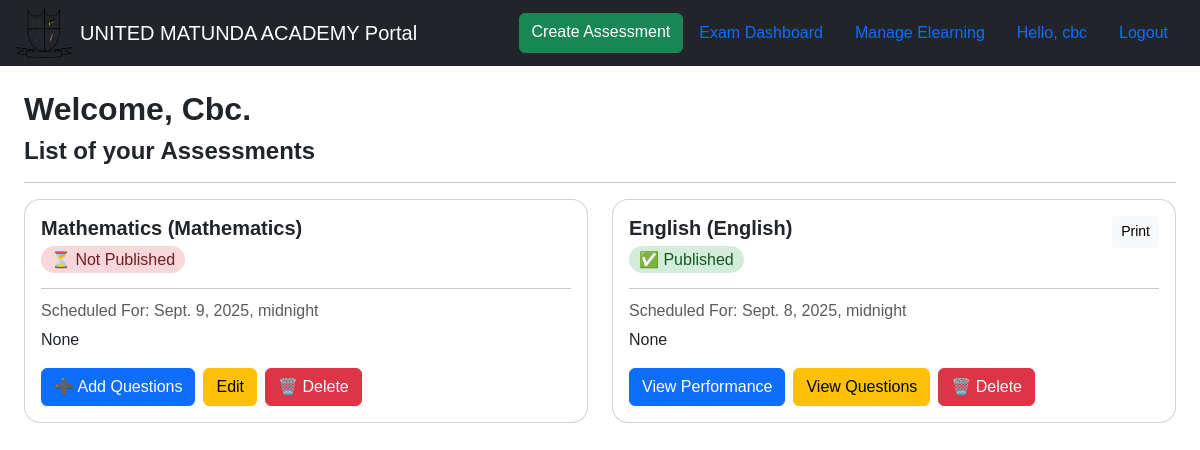
Page /assessment/dashboard/ (signed in) on the earlier database version.
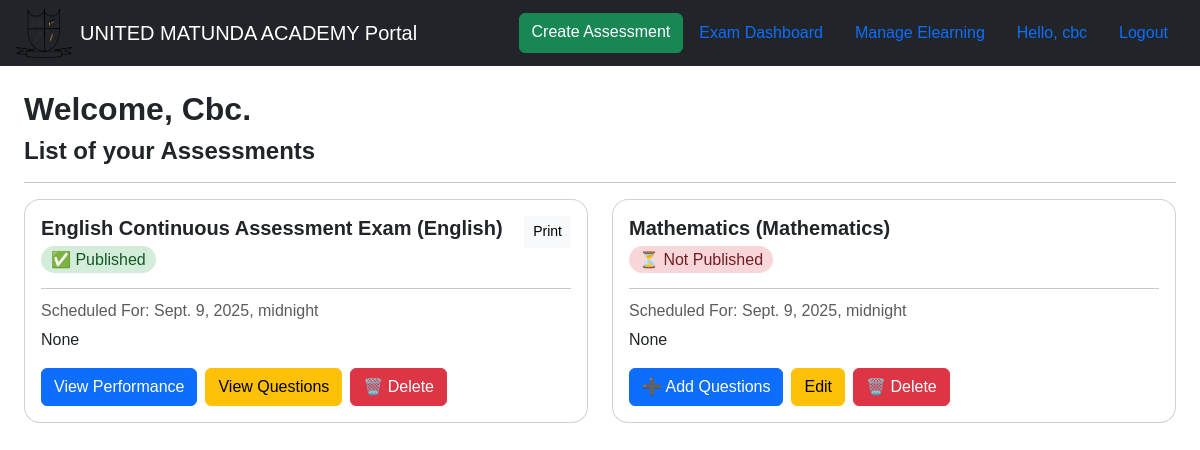
Same page on the later database version.
### Assessments/models.py (models this page shows, shortened)
class Assessment(models.Model):
    title = models.CharField(max_length=255)
    user = models.ForeignKey(User,  on_delete=models.CASCADE, blank=True, null=True)
    grade = models.ForeignKey(Grade, related_name='grade_assessments', on_delete=models.CASCADE)
    subject = models.ForeignKey(Subject, on_delete=models.CASCADE)
    teacher = models.CharField(max_length=250)
    scheduled_date = models.DateTimeField()
    duration_minutes = models.PositiveIntegerField()
    created = models.DateTimeField(auto_now_add=True)
    description = models.TextField(blank=True, null=True)
    is_published = models.BooleanField(default=False)
    done = models.BooleanField(default=False)
    class Meta:
        ordering = ('-created',)
    def __str__(self):
        return f"{self.title} ({self.subject})"

### Subjects/models.py (models this page shows)
class Subject(models.Model):
    grade = models.ForeignKey(Grade, on_delete=models.CASCADE, blank=True)
    name = models.CharField(max_length=250)
    def __str__(self):
        return f"{self.name}"

### Assessments/views.py (the view)
# urls.py: path('dashboard/', views.Dashboard.as_view(), name='dashboard'),
class Dashboard(LoginRequiredMixin, ListView):
    template_name = 'dashboard.html'
    context_object_name = 'teacher_assessment_list'
    def get_queryset(self):
        return Assessment.objects.filter(user=self.request.user)

### Assessments/templates/dashboard.html (shortened to what this page needs)
{% extends 'base.html' %}
{% block nav %}
    <a href="{% url 'create_assessment' %}" class="btn btn-success">Create Assessment</a>
{% endblock %}
{% block content %}
    <div class="container-fluid">
        <h2>Welcome, {{ request.user.username | capfirst }}.</h2>
            <h4>List of your Assessments</h4>
            <hr>
            <div class="row">
                {% for i in teacher_assessment_list %}
                    <div class="col-md-6">
                        <div class="card">
                      <div class="card-body">
                          <div class="d-flex justify-content-between">
                              <h5 class="card-title">{{ i }}</h5>
                              {% if i.is_published %}
                                <a href="{% url 'questions_list_pdf' i.id %}" class="btn btn-light btn-sm">Print</a>
                              {% endif %}
                          </div>
                        {% if i.is_published %}
                          <span style="background-color: #d4edda; color: #155724; padding: 5px 10px; border-radius: 20px;">
                            ✅ Published
                          </span>
                        {% else %}
                          <span style="background-color: #f8d7da; color: #721c24; padding: 5px 10px; border-radius: 20px;">
                            ⏳ Not Published
                          </span>
                        {% endif %}
                        <hr>
                          <h6 class="card-subtitle mb-2 text-muted">Scheduled For: {{ i.scheduled_date }}</h6>
                        <p class="card-text">{{ i.description }}</p>
                        <div class="d-flex gap-2 flex-wrap">
                            {% if i.is_published %}
                                <a href="{% url 'assessment_analysis' i.pk %}" class="btn btn-primary">View Performance</a>
                                <a href="{% url 'questions_list' i.pk %}" class="btn btn-warning">View Questions</a>
                            {% else %}
                                <a href="{% url 'create_questions' i.pk %}" class="btn btn-primary">➕ Add Questions</a>
                                <a href="{% url 'assessment_edit' i.pk %}" class="btn btn-warning">Edit</a>
                            {% endif %}
                          <a href="{% url 'delete_assessment' i.pk %}" class="btn btn-danger">🗑️ Delete</a>
                        </div>
                      </div>
                    </div>
                    </div>
                {% empty %}
                    <h3>No Assessments Available</h3>
                {% endfor %}
            </div>
    </div>
{% endblock %}

Differences in the rows shown:
removed Assessment: title+subject "English (English)", is_published "Print", scheduled_date "Sept. 8, 2025, midnight", description "None"
added Assessment: title+subject "English Continuous Assessment Exam (English)", is_published "Print", scheduled_date "Sept. 9, 2025, midnight", description "None"
